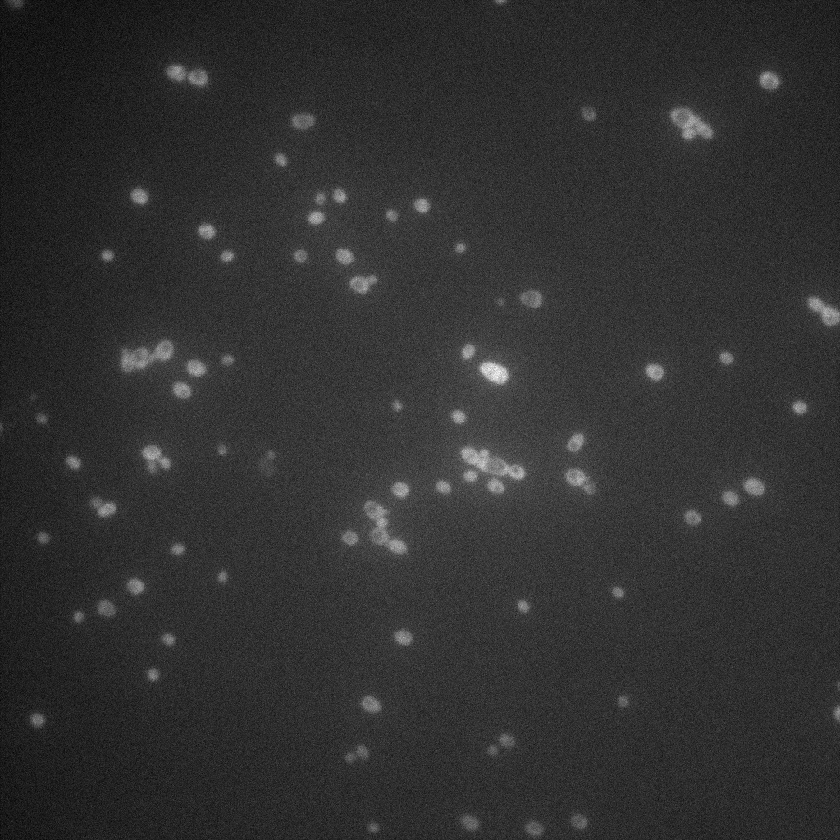
%> input picture Examples/APP/APP_V_5.0/bfmatlab/Plan_1.nd2.tif, 840 x 840 px, shrunk from 1024 x 1024 before the run
$ octave --eval "result = autoCluster2('bfmatlab/Plan_1.nd2.tif');"   (GNU Octave 9; MATLAB toolbox functions it lacks are replaced by stand-ins)
%> lines starting %> are read from the running program, lines starting %| are printed output that depends on the picture; in (x1, y1, x2, y2) boxes, pixels count from 0 and x2, y2 are one past the last pixel; in counts of white or black regions, pixels touching at a corner belong together; the program's own positions count from 1
function [I,foreground]=autoCluster2(filename)
%> called with filename = 'bfmatlab/Plan_1.nd2.tif'

warning('off');
if ischar(filename)
    sample=(imread(filename));
%> sample is the input picture: size 840x840 uint16; min 558, max 1038, mean 651.5
else
    sample=filename;
end

% initial saddle plot
if (size(sample,3)>1)
    gsample=rgb2gray(sample);
else
    gsample=sample;
end

I=imadjust(gsample,[],[],2);
I=imgaussfilt(I,1);
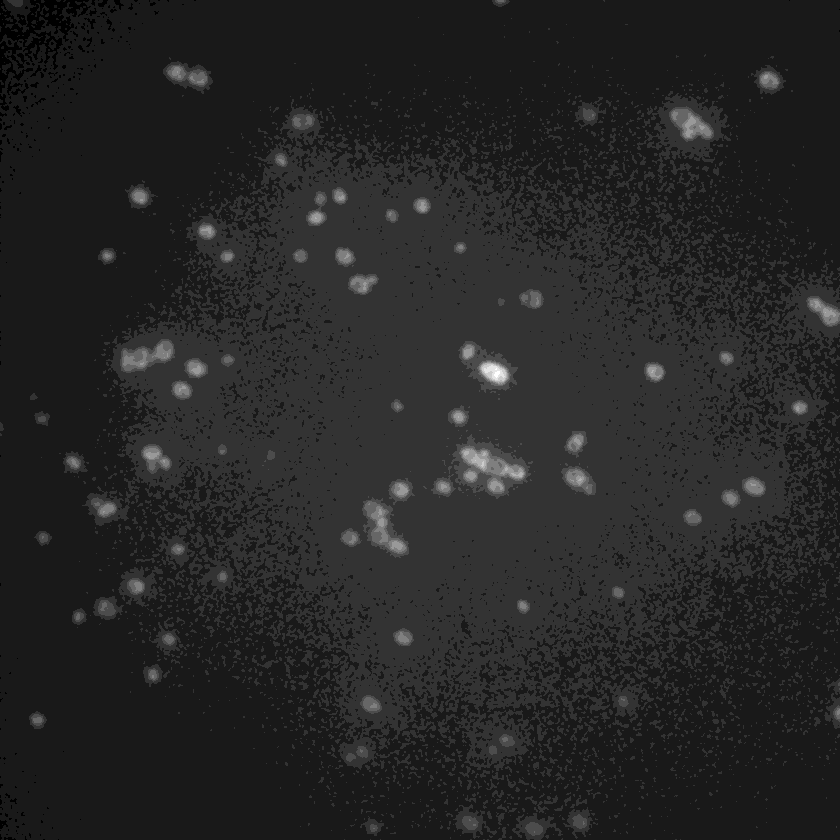
%> I: size 840x840 uint16; min 5, max 15, mean 6.48; drawn with min black and max white

im = single(I(:));
im = im - mean(im);
im = im ./ std(im);
L = kmeans(im,2,'Replicates',2);
BW = (L==2);
%> BW = 705600 logical values, 408912 true
I = reshape(BW,size(I));
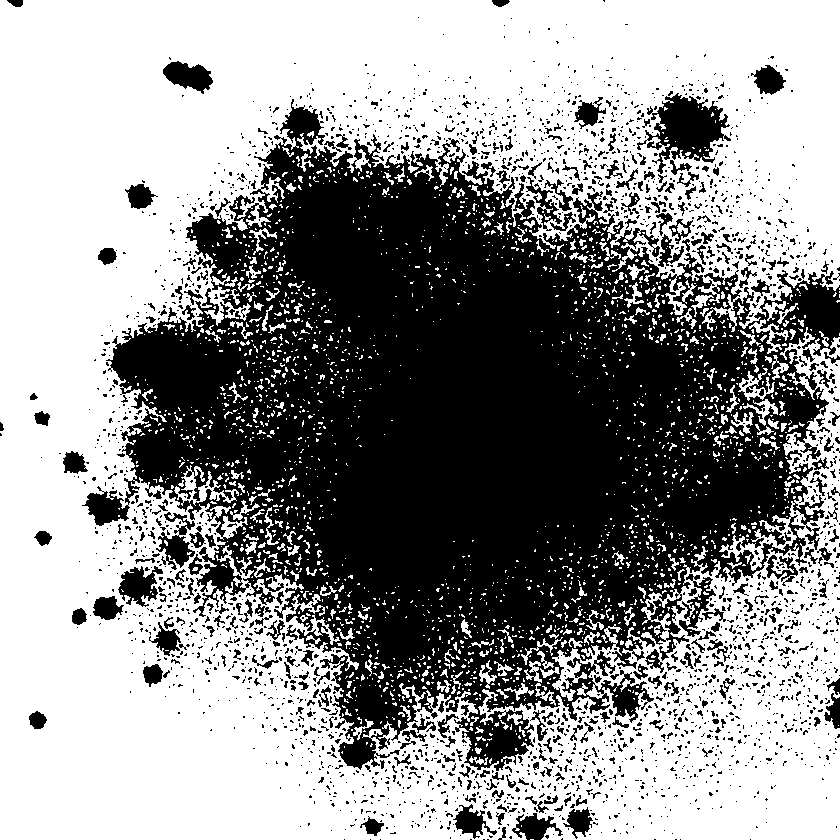
%> I: size 840x840 logical; 58% white; 2621 black regions (2291 under 20 px), largest, box (x1, y1, x2, y2) and area: (82, 99, 840, 771) 255487, (637, 93, 731, 174) 3524, (118, 566, 163, 607) 1018

I=imopen(I, strel('disk', 5));
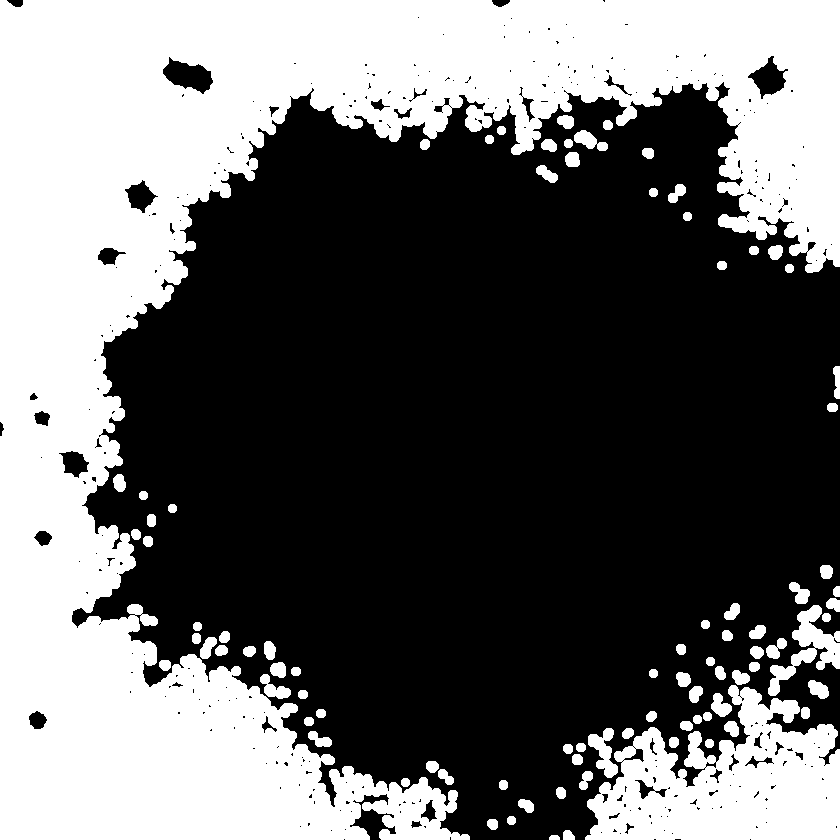
%> I: size 840x840 logical; 40.4% white; 89 white regions, largest, box (x1, y1, x2, y2) and area: (0, 0, 840, 840) 246833, (585, 685, 840, 840) 24184, (768, 605, 840, 696) 2240

foreground=sample;
foreground(~repmat(I,1,1,size(sample,3)))=0;
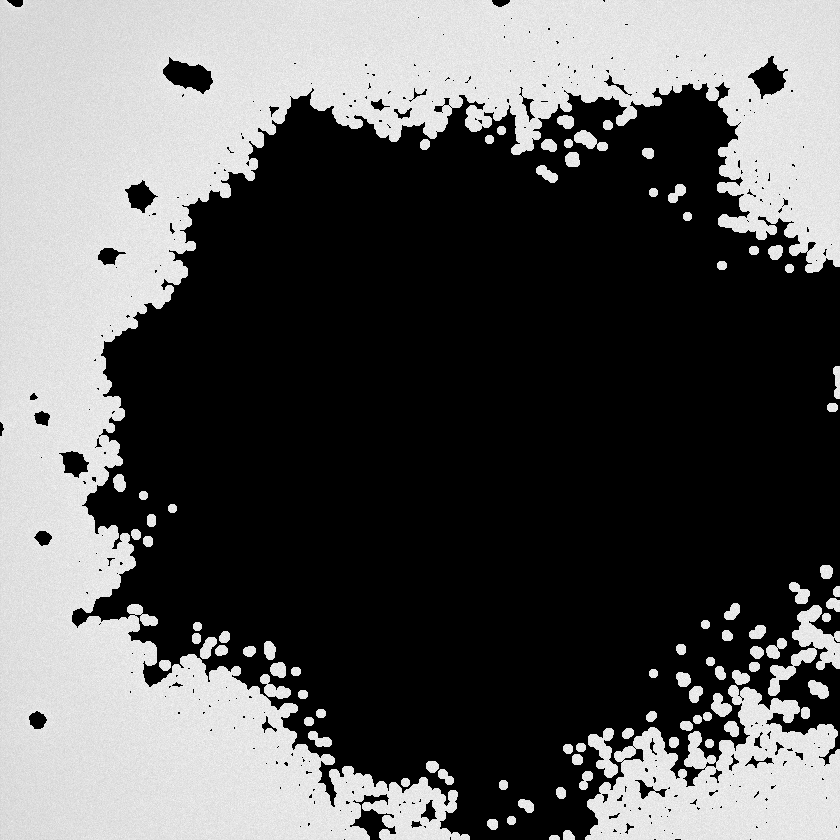
%> foreground: size 840x840 uint16; min 0, max 707, mean 255.1; drawn with min black and max white
end
